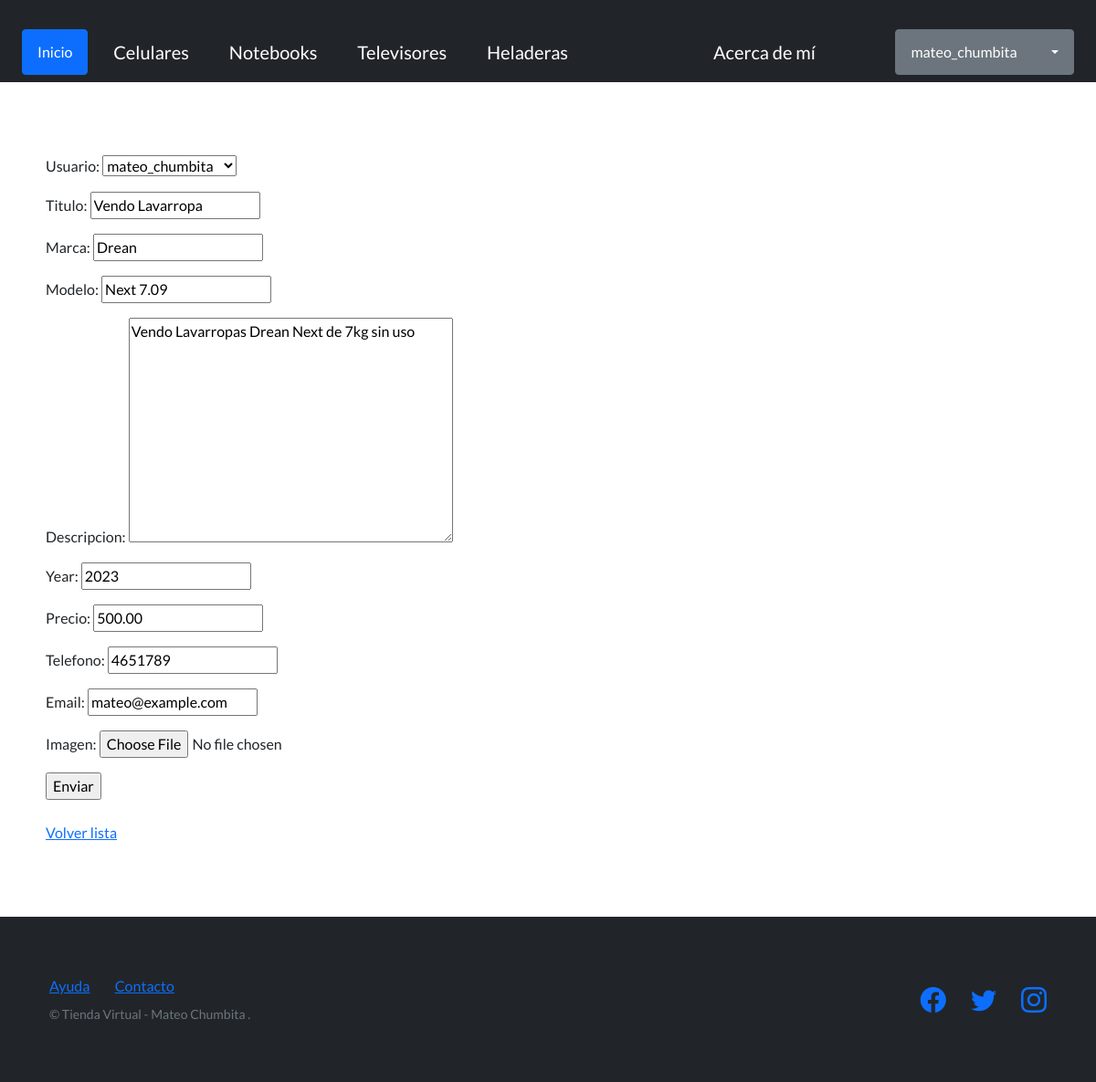
Page /product/editar-lavarropa/1/ (signed in) on the committed database.
### product/models.py (models this page shows, shortened)
class Lavarropa(models.Model):
    usuario = models.ForeignKey(to=User, on_delete=models.CASCADE, null=True, blank=True)
    titulo = models.CharField(max_length=200)
    marca = models.CharField(max_length=40)
    modelo = models.CharField(max_length=40)
    descripcion = models.TextField(null=True, blank=True)
    year = models.IntegerField()
    precio = models.DecimalField(max_digits=10, decimal_places=2)
    fecha = models.DateTimeField(auto_now_add=True)
    telefono = models.IntegerField()
    email = models.EmailField()
    imagen = models.ImageField(null=True, blank=True, upload_to="imagen_lavarropa")

### product/views.py (the view)
# urls.py: path('editar-lavarropa/<int:pk>/', LavarropaUpdateView.as_view(), name="editar_lavarropa"),
class LavarropaUpdateView(LoginRequiredMixin, UpdateView):
    model = Lavarropa
    fields = ['usuario', 'titulo', 'marca', 'modelo', 'descripcion', 'year', 'precio', 'telefono', 'email', 'imagen']
    success_url = reverse_lazy('lavarropas')
    template_name = "product/editar_lavarropa.html"

### product/templates/product/editar_lavarropa.html (shortened to what this page needs)
{% extends "usuario/base.html" %}
{% block contenido %}
{% if user.id == lavarropa.usuario.id %}
<form method="post" enctype="multipart/form-data">
  {{ form.as_p }}
  <input type="submit" value="Enviar" />
</form>
<br>
<a href="{% url 'lavarropas' %}">Volver lista</a>
{% else %}
<div class="container">
<h4>No tienes acceso a esta pagina!</h4>
</div>
{% endif %}
{% endblock contenido %}

### usuario/templates/usuario/base.html (shortened to what this page needs)
{% load static %}
<!DOCTYPE html>
<html lang="en">
<head>
    <link href="https://cdn.jsdelivr.net/npm/bootstrap@5.3.0-alpha1/dist/css/bootstrap.min.css" rel="stylesheet">
    <link href="https://cdn.jsdelivr.net/npm/bootstrap-icons@1.5.0/font/bootstrap-icons.css" rel="stylesheet" type="text/css" />
    <link href="{% static 'css/styles.css' %}" rel="stylesheet" />
</head>
<body>
     <nav class="navbar bg-dark" data-bs-theme="dark">>
        <div class="container-fluid">
            <a class="btn btn-primary" href="{% url 'inicio'%}" >Inicio</a>
            <a class="navbar-brand" href="{% url 'celulares' %}">Celulares </a>
            <a class="navbar-brand" href="{% url 'notebooks' %}">Notebooks</a>
            <a class="navbar-brand" href="{% url 'televisores' %}">Televisores</a>
            <a class="navbar-brand" href="{% url 'heladeras' %}">Heladeras</a>
            <a class="navbar-brand" href="{% url 'acerca_de_mi'%}">Acerca de mí</a>
            {% if user.is_authenticated %}
                <div class="dropdown">
                    <button class="btn btn-secondary dropdown-toggle" type="button" id="dropdownMenuButton1" data-bs-toggle="dropdown" aria-expanded="false">
                        <div style="display: inline-flex;">
                            <span style="padding: 0px 30px 0px 0px;">{{ user.username }}</span>
                        </div>
                    </button>
                  </div>
                </div>
                {% else %}
                <a class="btn btn-primary" href="{% url 'login' %}">Iniciar sesión</a>
                <a class="btn btn-secondary" href="{% url 'registro' %}">Registro</a>
                {% endif %}
    </nav>
    <section style="padding:80px 50px;">
        {% block contenido %}
        {% endblock contenido %}
    </section>
<footer class="footer bg-dark">
    <div class="container">
        <div class="row">
            <div class="col-lg-6 h-100 text-center text-lg-start my-auto">
                <ul class="list-inline mb-2">
                    <li class="list-inline-item"><a href="#">Ayuda</a></li>
                    <li class="list-inline-item">⋅</li>
                    <li class="list-inline-item"><a href="https://github.com/mateochumbita">Contacto</a></li>
                </ul>
                <p class="text-muted small mb-4 mb-lg-0">&copy; Tienda Virtual - Mateo Chumbita .</p>
            </div>
            <div class="col-lg-6 h-100 text-center text-lg-end my-auto">
                <ul class="list-inline mb-0">
                    <li class="list-inline-item me-4">
                        <a href="#!"><i class="bi-facebook fs-3"></i></a>
                    </li>
                    <li class="list-inline-item me-4">
                        <a href="#!"><i class="bi-twitter fs-3"></i></a>
                    </li>
                    <li class="list-inline-item">
                        <a href="https://www.instagram.com/leomessi/"><i class="bi-instagram fs-3"></i></a>
                    </li>
                </ul>
            </div>
        </div>
    </div>
</footer>
</body>
</html>

### rows in the picture
Lavarropa: usuario "mateo_chumbita", titulo "Vendo Lavarropa", marca "Drean", modelo "Next 7.09", descripcion "Vendo Lavarropas Drean Next de 7kg sin uso", year "2023", precio "500.00", telefono "4651789", email "mateo@example.com"

### other values in the picture
{{ user.username }} "mateo_chumbita"
